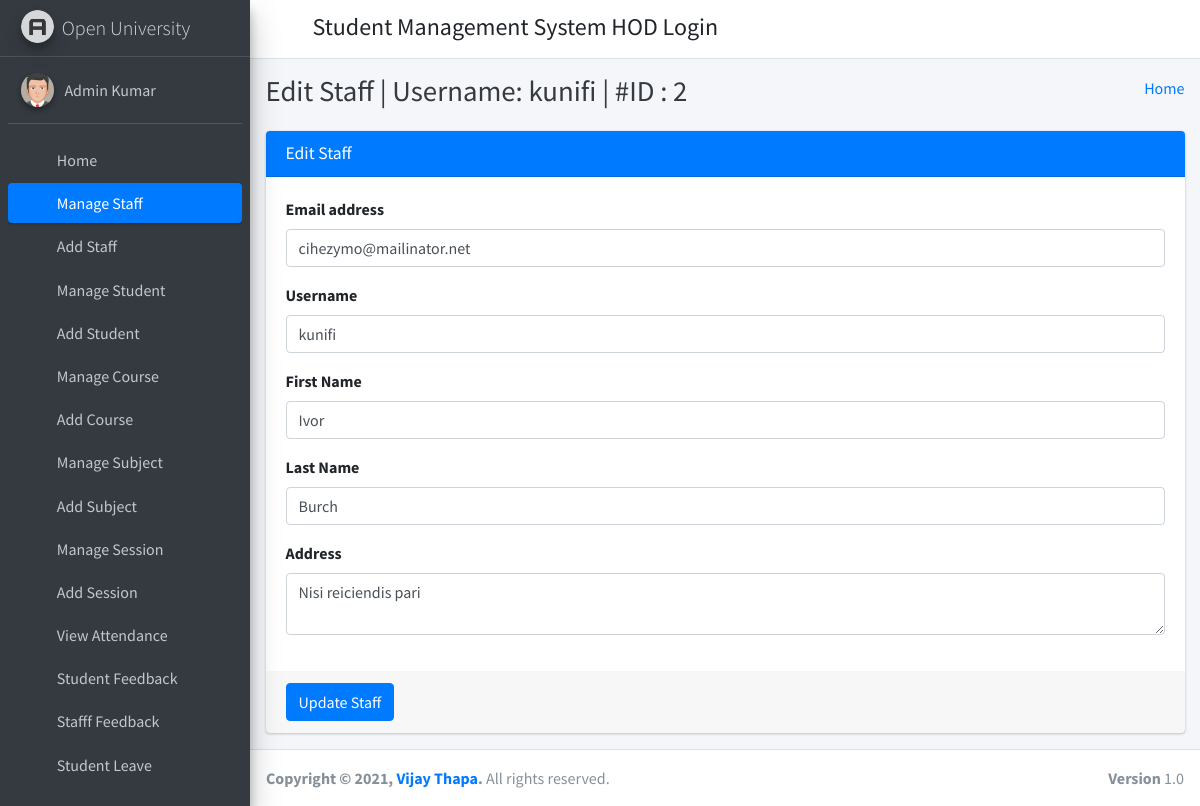
The page /edit_staff/2/ (signed in) on the database its author committed.
### student_management_app/models.py (models this page shows)
class CustomUser(AbstractUser):
    user_type_data = ((1, "HOD"), (2, "Staff"), (3, "Student"))
    user_type = models.CharField(default=1, choices=user_type_data, max_length=10)

class Staffs(models.Model):
    id = models.AutoField(primary_key=True)
    admin = models.OneToOneField(CustomUser, on_delete = models.CASCADE)
    address = models.TextField()
    created_at = models.DateTimeField(auto_now_add=True)
    updated_at = models.DateTimeField(auto_now=True)
    objects = models.Manager()

### student_management_app/HodViews.py (the view)
# urls.py: path('edit_staff/<staff_id>/', HodViews.edit_staff, name="edit_staff"),
def edit_staff(request, staff_id):
    staff = Staffs.objects.get(admin=staff_id)
    context = {
        "staff": staff,
        "id": staff_id
    }
    return render(request, "hod_template/edit_staff_template.html", context)

### student_management_app/LoginCheckMiddleWare.py (called while the page is built, shortened)
    def process_view(self, request, view_func, view_args, view_kwargs):
        modulename = view_func.__module__
        user = request.user
        if user.is_authenticated:
            if user.user_type == "1":
                if modulename == "student_management_app.HodViews":
                    pass
                elif modulename == "student_management_app.views" or modulename == "django.views.static":
                    pass
                else:
                    return redirect("admin_home")
            else:
                return redirect("login")
        else:
            if request.path == reverse("login") or request.path == reverse("doLogin"):
                pass
            else:
                return redirect("login")

### student_management_app/templates/hod_template/edit_staff_template.html (shortened to what this page needs)
{% extends 'hod_template/base_template.html' %}
{% block page_title %}
    Edit Staff | Username: {{ staff.admin.username }} | #ID : {{ staff.admin.id }}
{% endblock page_title %}
{% block main_content %}
{% load static %}
<section class="content">
        <div class="container-fluid">
            <div class="row">
                <div class="col-md-12">
                    <div class="card card-primary">
                    <div class="card-header">
                        <h3 class="card-title">Edit Staff</h3>
                    </div>
                    <form role="form" method="POST" action="{% url 'edit_staff_save' %}">
                        <div class="card-body">
                            <div class="form-group">
                                <label>Email address</label>
                                <input type="email" class="form-control" name="email" value="{{ staff.admin.email }}">
                            </div>
                            <div class="form-group">
                                <label>Username</label>
                                <input type="text" class="form-control" name="username" value="{{ staff.admin.username }}">
                            </div>
                            <div class="form-group">
                                <label>First Name</label>
                                <input type="text" class="form-control" name="first_name" value="{{ staff.admin.first_name }}">
                            </div>
                            <div class="form-group">
                                <label>Last Name</label>
                                <input type="text" class="form-control" name="last_name" value="{{ staff.admin.last_name }}">
                            </div>
                            <div class="form-group">
                                <label>Address</label>
                                <textarea class="form-control" name="address">{{ staff.address }}</textarea>
                            </div>
                        </div>
                        <div class="card-footer">
                        <button type="submit" class="btn btn-primary">Update Staff</button>
                        </div>
                    </form>
                    </div>
                </div>
            </div>
        </div>
      </section>
  {% endblock main_content %}

### student_management_app/templates/hod_template/sidebar_template.html (shortened to what this page needs)
{% load static %}
<aside class="main-sidebar sidebar-dark-primary elevation-4">
      <a href="{% url 'admin_home' %}" class="brand-link">
        <img src="{% static 'dist/img/AdminLTELogo.png' %}" alt="AdminLTE Logo" class="brand-image img-circle elevation-3"
            style="opacity: .8">
        <span class="brand-text font-weight-light">Open University</span>
      </a>
      <div class="sidebar">
        <div class="user-panel mt-3 pb-3 mb-3 d-flex">
          <div class="image">
            <img src="{% static 'dist/img/user2-160x160.jpg' %}" class="img-circle elevation-2" alt="User Image">
          </div>
          <div class="info">
            <a href="{% url 'admin_profile' %}" class="d-block">{{ user.first_name }} {{ user.last_name }}</a>
          </div>
        </div>
        <nav class="mt-2">
          <ul class="nav nav-pills nav-sidebar flex-column" data-widget="treeview" role="menu" data-accordion="false">
            <li class="nav-item">
              {% url 'admin_home' as admin_home %}
              <a href="{{ admin_home }}" class="nav-link {% if request.path == admin_home %} active {% endif %}">
                <i class="nav-icon fas fa-tachometer-alt"></i>
                <p>
                  Home
                </p>
              </a>
            </li>
            <li class="nav-item">
              {% url 'manage_staff' as manage_staff %}
              {% url 'edit_staff' staff_id=id as edit_staff %}
              <a href="{{ manage_staff }}" class="nav-link {% if request.path == manage_staff %} active {% endif %} {% if request.path == edit_staff %} active {% endif %}">
                <i class="nav-icon fas fa-chalkboard-teacher"></i>
                <p>
                  Manage Staff
                </p>
              </a>
            </li>
            <li class="nav-item">
              {% url 'add_staff' as add_staff %}
              <a href="{{ add_staff }}" class="nav-link {% if request.path == add_staff %} active {% endif %}">
                <i class="nav-icon fas fa-th"></i>
                <p>
                  Add Staff
                </p>
              </a>
            </li>
            <li class="nav-item">
              {% url 'manage_student' as manage_student %}
              {% url 'edit_student' student_id=id as edit_student %}
              <a href="{{ manage_student }}" class="nav-link {% if request.path == manage_student %} active {% endif %} {% if request.path == edit_student %} active {% endif %}">
                <i class="nav-icon fas fa-user-graduate"></i>
                <p>
                  Manage Student
                </p>
              </a>
            </li>
            <li class="nav-item">
              {% url 'add_student' as add_student %}
              <a href="{{ add_student }}" class="nav-link {% if request.path == add_student %} active {% endif %}">
                <i class="nav-icon fas fa-th"></i>
                <p>
                  Add Student
                </p>
              </a>
            </li>
            <li class="nav-item">
              {% url 'manage_course' as manage_course %}
              {% url 'edit_course' course_id=id as edit_course %}
              <a href="{{ manage_course }}" class="nav-link {% if request.path == manage_course %} active {% endif %} {% if request.path == edit_course %} active {% endif %}">
                <i class="nav-icon fas fa-chalkboard"></i>
                <p>
                  Manage Course
                </p>
              </a>
            </li>
            <li class="nav-item">
            {% url 'add_course' as add_course %}
              <a href="{{ add_course }}" class="nav-link {% if request.path == add_course %} active {% endif %}">
                <i class="nav-icon fas fa-th"></i>
                <p>
                  Add Course
                </p>
              </a>
            </li>
            <li class="nav-item">
              {% url 'manage_subject' as manage_subject %}
              {% url 'edit_subject' subject_id=id as edit_subject %}
              <a href="{{ manage_subject }}" class="nav-link {% if request.path == manage_subject %} active {% endif %} {% if request.path == edit_subject %} active {% endif %}">
                <i class="nav-icon fas fa-book"></i>
                <p>
                  Manage Subject
                </p>
              </a>
            </li>
            <li class="nav-item">
              {% url 'add_subject' as add_subject %}
              <a href="{{ add_subject }}" class="nav-link {% if request.path == add_subject %} active {% endif %}">
                <i class="nav-icon fas fa-th"></i>
                <p>
                  Add Subject
                </p>
              </a>
            </li>
            <li class="nav-item">
              {% url 'manage_session' as manage_session %}
              {% url 'edit_session' session_id=id as edit_session %}
              <a href="{{ manage_session }}" class="nav-link {% if request.path == manage_session %} active {% endif %} {% if request.path == edit_session %} active {% endif %}">
                <i class="nav-icon fas fa-graduation-cap"></i>
                <p>
                  Manage Session
                </p>
              </a>
            </li>
            <li class="nav-item">
              {% url 'add_session' as add_session %}
              <a href="{{ add_session }}" class="nav-link {% if request.path == add_session %} active {% endif %}">
                <i class="nav-icon fas fa-th"></i>
                <p>
                  Add Session
                </p>
              </a>
            </li>
            <li class="nav-item">
              {% url 'admin_view_attendance' as admin_view_attendance %}
              <a href="{{ admin_view_attendance }}" class="nav-link {% if request.path == admin_view_attendance %} active {% endif %}">
                <i class="nav-icon fas fa-calendar-alt"></i>
                <p>
                  View Attendance
                </p>
              </a>
            </li>
            <li class="nav-item">
              {% url 'student_feedback_message' as student_feedback_message %}
              <a href="{{ student_feedback_message }}" class="nav-link {% if request.path == student_feedback_message %} active {% endif %}">
                <i class="nav-icon fas fa-th"></i>
                <p>
                  Student Feedback
                </p>
              </a>
            </li>
            <li class="nav-item">
              {% url 'staff_feedback_message' as staff_feedback_message %}
              <a href="{{ staff_feedback_message }}" class="nav-link {% if request.path == staff_feedback_message %} active {% endif %}">
                <i class="nav-icon fas fa-th"></i>
                <p>
                  Stafff Feedback
                </p>
              </a>
            </li>
            <li class="nav-item">
              {% url 'student_leave_view' as student_leave_view %}
              <a href="{{ student_leave_view }}" class="nav-link {% if request.path == student_leave_view %} active {% endif %}">
                <i class="nav-icon fas fa-th"></i>
                <p>
                  Student Leave
                </p>
              </a>
            </li>
            <li class="nav-item">
              {% url 'staff_leave_view' as staff_leave_view %}
              <a href="{{ staff_leave_view }}" class="nav-link {% if request.path == staff_leave_view %} active {% endif %}">
                <p>
                </p>
              </a>
            </li>
          </ul>
        </nav>
      </div>
    </aside>

### rows shown on the page
CustomUser: first_name "Admin", last_name "Kumar"
Staffs: admin.username "kunifi", admin.id "2", email "cihezymo@mailinator.net", username "kunifi", first_name "Ivor", last_name "Burch", address "Nisi reiciendis pari"
